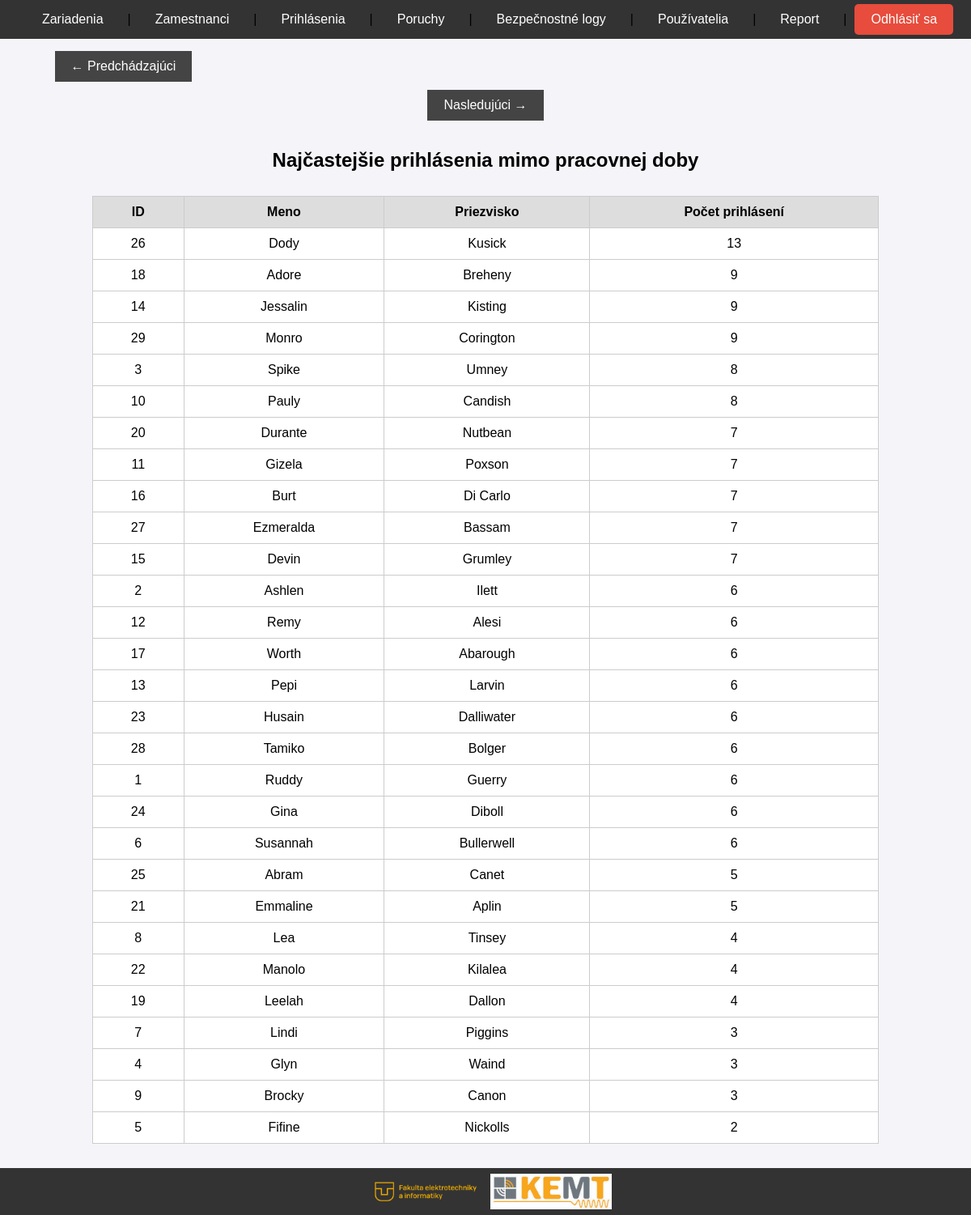
The page /report.php (signed in) on the database its author committed.
### tables this page shows
CREATE TABLE `zamestnanec` (
  `ID_zamestnanca` int(11) NOT NULL,
  `meno` varchar(100) DEFAULT NULL,
  `priezvisko` varchar(100) DEFAULT NULL,
  `oddelenie` varchar(50) DEFAULT NULL,
  `ID_kluca` int(50) DEFAULT NULL,
  `email` varchar(100) DEFAULT NULL
);

### report.php (the view, shortened to what this page needs)
<?php
include 'db.php';
$sql_login = "SELECT z.ID_zamestnanca, z.meno, z.priezvisko, COUNT(*) AS login_count
              FROM zamestnanec z
              JOIN prihlasenie p ON z.ID_zamestnanca = p.ID_zamestnanca
              WHERE HOUR(p.cas_prihlasenia) < 7 OR HOUR(p.cas_prihlasenia) > 18
              GROUP BY z.ID_zamestnanca
              ORDER BY login_count DESC";
$result_login = $conn->query($sql_login);
?>
<!DOCTYPE html>
<html lang="sk">
<head>
</head>
<body>
<nav>
    <a href="zariadenie.php">Zariadenia</a> |
    <a href="zamestnanec.php">Zamestnanci</a> |
    <a href="prihlasenie.php">Prihlásenia</a> |
    <a href="porucha.php">Poruchy</a> |
    <a href="bezpecnostny_log.php">Bezpečnostné logy</a> |
    <a href="pouzivatelia.php">Používatelia</a> |
    <a href="report.php">Report</a> |
    <a href="logout.php"class="logout-btn">Odhlásiť sa</a>
</nav>
<div class="nav-buttons">
    <button style="margin-right: 900px"onclick="prevSlide()">&#8592; Predchádzajúci</button>
    <button onclick="nextSlide()">Nasledujúci &#8594;</button>
</div>
<div class="carousel-container">
<h2 style="text-align: center;">Prehľad Reportov</h2>
    <div class="carousel-slide active">
        <h2 style="text-align: center;">Najčastejšie prihlásenia mimo pracovnej doby</h2>
        <table>
            <tr><th>ID</th><th>Meno</th><th>Priezvisko</th><th>Počet prihlásení</th></tr>
            <?php while ($row = $result_login->fetch_assoc()): ?>
                <tr>
                    <td><?= $row['ID_zamestnanca'] ?></td>
                    <td><?= $row['meno'] ?></td>
                    <td><?= $row['priezvisko'] ?></td>
                    <td><?= $row['login_count'] ?></td>
                </tr>
            <?php endwhile; ?>
        </table>
    </div>
</div>
<footer>
    <img src="fei_logo.png" alt="Logo FEI" width="150">
    <img src="kemt_logo.png" alt="Logo KEMT" width="150">
</footer>
</body>
</html>

### report.php (style rules this page uses)
body { opacity: 0.7; transition: opacity 0.3s ease-in-out; }
body.loaded { opacity: 1; }
body { font-family: Arial, sans-serif; margin: 0; padding: 0; background-color: #f4f4f9; text-align: center; }
nav { padding: 5px; position: fixed; top: 0; left: 0; width: 100%; background-color: #333; display: flex; justify-content: center; align-items: center; }
nav a { color: white; text-decoration: none; padding: 10px 20px; margin: 0 10px; border-radius: 5px; transition: background-color 0.3s; }
.carousel-container { width: 90%; margin: auto; overflow: hidden; }
.carousel-slide { display: none; }
.carousel-slide.active { display: block; }
table { width: 90%; margin: 30px auto; border-collapse: collapse; }
th, td { padding: 10px 15px; border: 1px solid #ccc; background-color: #fff; }
th { background-color: #ddd; }
.logout-btn { background-color: #e74c3c; color: white; padding: 10px 20px; border: none; border-radius: 5px; font-size: 16px; cursor: pointer; transition: background-color 0.3s; }
.nav-buttons { position: sticky; top: 48px; background-color: #f4f4f9; z-index: 999; text-align: center; padding: 10px 0; }
.nav-buttons button { background-color: #444; color: white; padding: 10px 20px; margin: 5px; border: none; font-size: 16px; cursor: pointer; }
footer { position: sticky; bottom: 0; width: 99.35%; background-color: #333; padding: 5px; display: flex; justify-content: center; align-items: center; }
footer img { width: 150px; margin-left: 5px; }

### rows shown on the page
zamestnanec: ID_zamestnanca "26", meno "Dody", priezvisko "Kusick", login_count "13"
zamestnanec: ID_zamestnanca "18", meno "Adore", priezvisko "Breheny", login_count "9"
zamestnanec: ID_zamestnanca "14", meno "Jessalin", priezvisko "Kisting", login_count "9"
zamestnanec: ID_zamestnanca "29", meno "Monro", priezvisko "Corington", login_count "9"
zamestnanec: ID_zamestnanca "3", meno "Spike", priezvisko "Umney", login_count "8"
zamestnanec: ID_zamestnanca "10", meno "Pauly", priezvisko "Candish", login_count "8"
zamestnanec: ID_zamestnanca "20", meno "Durante", priezvisko "Nutbean", login_count "7"
zamestnanec: ID_zamestnanca "11", meno "Gizela", priezvisko "Poxson", login_count "7"
zamestnanec: ID_zamestnanca "16", meno "Burt", priezvisko "Di Carlo", login_count "7"
zamestnanec: ID_zamestnanca "27", meno "Ezmeralda", priezvisko "Bassam", login_count "7"
zamestnanec: ID_zamestnanca "15", meno "Devin", priezvisko "Grumley", login_count "7"
zamestnanec: ID_zamestnanca "2", meno "Ashlen", priezvisko "Ilett", login_count "6"
zamestnanec: ID_zamestnanca "12", meno "Remy", priezvisko "Alesi", login_count "6"
zamestnanec: ID_zamestnanca "17", meno "Worth", priezvisko "Abarough", login_count "6"
zamestnanec: ID_zamestnanca "13", meno "Pepi", priezvisko "Larvin", login_count "6"
zamestnanec: ID_zamestnanca "23", meno "Husain", priezvisko "Dalliwater", login_count "6"
zamestnanec: ID_zamestnanca "28", meno "Tamiko", priezvisko "Bolger", login_count "6"
zamestnanec: ID_zamestnanca "1", meno "Ruddy", priezvisko "Guerry", login_count "6"
zamestnanec: ID_zamestnanca "24", meno "Gina", priezvisko "Diboll", login_count "6"
zamestnanec: ID_zamestnanca "6", meno "Susannah", priezvisko "Bullerwell", login_count "6"
zamestnanec: ID_zamestnanca "25", meno "Abram", priezvisko "Canet", login_count "5"
zamestnanec: ID_zamestnanca "21", meno "Emmaline", priezvisko "Aplin", login_count "5"
zamestnanec: ID_zamestnanca "8", meno "Lea", priezvisko "Tinsey", login_count "4"
zamestnanec: ID_zamestnanca "22", meno "Manolo", priezvisko "Kilalea", login_count "4"
zamestnanec: ID_zamestnanca "19", meno "Leelah", priezvisko "Dallon", login_count "4"
zamestnanec: ID_zamestnanca "7", meno "Lindi", priezvisko "Piggins", login_count "3"
zamestnanec: ID_zamestnanca "4", meno "Glyn", priezvisko "Waind", login_count "3"
zamestnanec: ID_zamestnanca "9", meno "Brocky", priezvisko "Canon", login_count "3"
zamestnanec: ID_zamestnanca "5", meno "Fifine", priezvisko "Nickolls", login_count "2"
